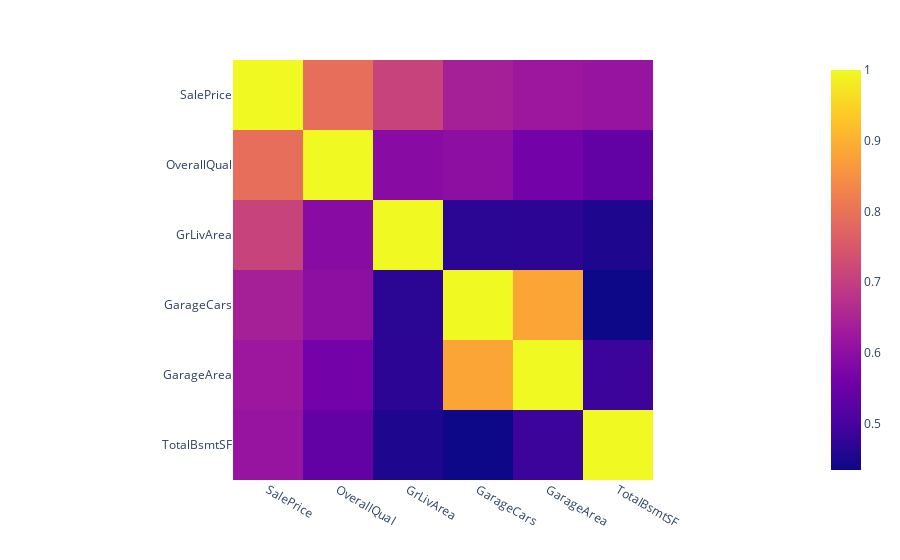

This figure's notebook cell:
### Markdown cell above
# Top 5 correlated columns with sales prices
- OverallQual: Rates the overall material and finish of the house
- GrLivArea: Above grade (ground) living area square feet
- GarageCars: Size of garage in car capacity
- GarageArea: Size of garage in square feet
- TotalBsmtSF: Total square feet of basement area

### Code cell
# make a heatmap of the most correlated features with SalePrice
corr = df[corr5].corr()
fig = px.imshow(corr)
fig.show()

### Figure 1 — Plotly figure (JSON) as saved in the notebook; plotly's stock layout.template omitted (floating-point values rounded to 4 significant figures)
{"data": [{"coloraxis": "coloraxis", "hovertemplate": "x: %{x}<br>y: %{y}<br>color: %{z}<extra></extra>", "name": "0", "type": "heatmap", "x": ["SalePrice", "OverallQual", "GrLivArea", "GarageCars", "GarageArea", "TotalBsmtSF"], "xaxis": "x", "y": ["SalePrice", "OverallQual", "GrLivArea", "GarageCars", "GarageArea", "TotalBsmtSF"], "yaxis": "y", "z": [[1, 0.791, 0.7086, 0.6404, 0.6234, 0.6136], [0.791, 1, 0.593, 0.6007, 0.562, 0.5378], [0.7086, 0.593, 1, 0.4672, 0.469, 0.4549], [0.6404, 0.6007, 0.4672, 1, 0.8825, 0.4346], [0.6234, 0.562, 0.469, 0.8825, 1, 0.4867], [0.6136, 0.5378, 0.4549, 0.4346, 0.4867, 1]]}], "layout": {"coloraxis": {"colorscale": [[0, "#0d0887"], [0.1111, "#46039f"], [0.2222, "#7201a8"], [0.3333, "#9c179e"], [0.4444, "#bd3786"], [0.5556, "#d8576b"], [0.6667, "#ed7953"], [0.7778, "#fb9f3a"], [0.8889, "#fdca26"], [1, "#f0f921"]]}, "margin": {"t": 60}, "xaxis": {"anchor": "y", "constrain": "domain", "domain": [0, 1], "scaleanchor": "y"}, "yaxis": {"anchor": "x", "autorange": "reversed", "constrain": "domain", "domain": [0, 1]}}}
